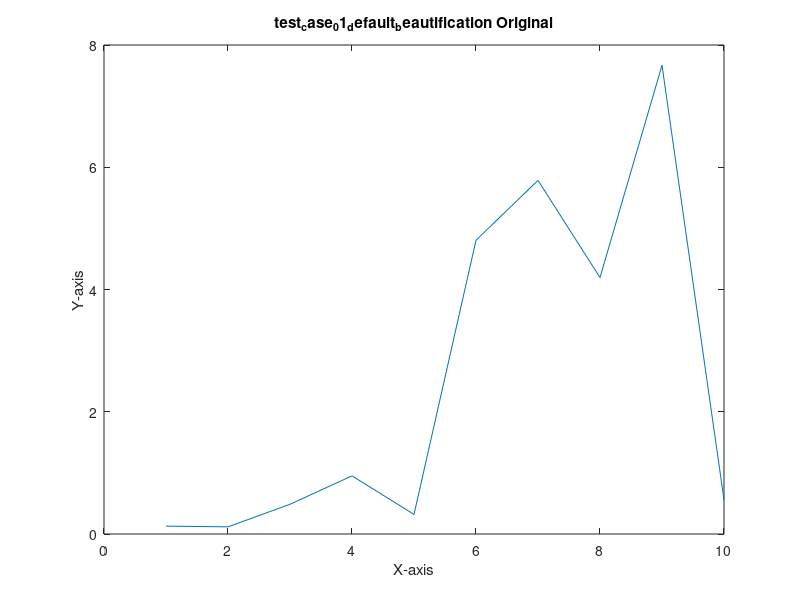
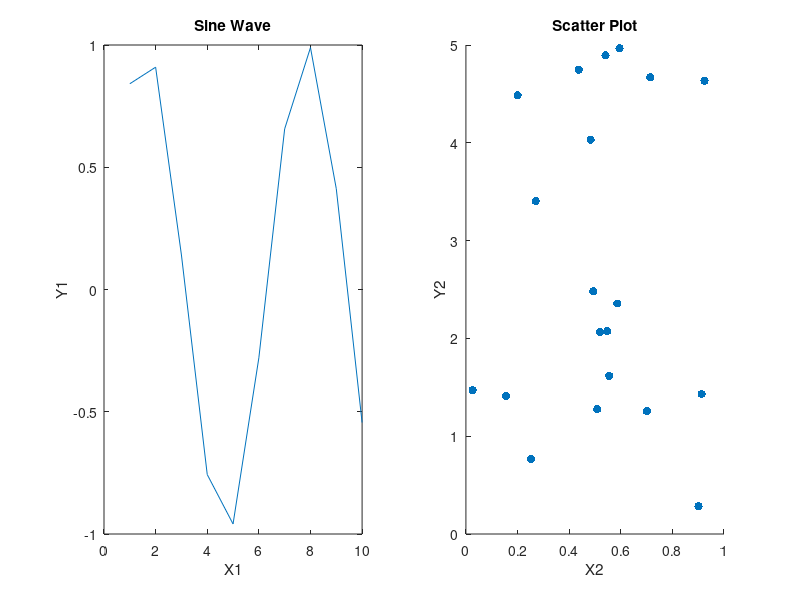

Reproduce these figures in MATLAB, in order. (Note: this script raises an error after producing the figures.)
% Test script for beautify_figure.m
% This script will test various functionalities of beautify_figure.m
% and allow for visual comparison of figures before and after beautification.
% -------------------------------------------------------------------------
% USER INSTRUCTIONS:
%
% Purpose:
%   This script tests the functionalities of `beautify_figure.m`.
%   It generates various plots, applies different beautification settings,
%   and saves 'original' and 'beautified' versions of these plots as PNG
%   images for visual comparison.
%
% Prerequisites:
%   1. Ensure `beautify_figure.m` is on the MATLAB path or in the same
%      directory as this test script. If not, you may need to use `addpath`.
%   2. If you have the 'cbrewer' package for color palettes, some tests
%      might implicitly use it if `beautify_figure` is configured to do so,
%      but it's not a hard requirement for this test script itself to run.
%
% How to Run:
%   1. Open this file (`test_beautify_figure.m`) in the MATLAB Editor.
%   2. Click the "Run" button, or type `test_beautify_figure` in the
%      MATLAB Command Window and press Enter.
%
% What to Expect:
%   - The script will execute a series of test cases. Console messages
%     will indicate the progress and which test case is running.
%   - For Test Case 8 (Log Level Control), you will be prompted to press Enter
%     to continue. Observe the MATLAB Command Window for differences in
%     output verbosity from `beautify_figure.m` during this test.
%   - "Original" and "Beautified" figures for each test case (or sub-case)
%     will be saved as PNG images in a subdirectory named 'test_beautify_output'
%     (created in the same directory where this script is run).
%   - At the end, a "Test Script Complete" message will be displayed. You can
%     then inspect the generated images in the 'test_beautify_output' folder.
%   - Figures generated during the tests are closed automatically after each
%     test case or sub-case to avoid clutter, except potentially the very
%     last one if `close all` in Teardown is commented out.
%
% Interpreting Results:
%   - Visually compare the 'original' and 'beautified' PNG images for each
%     test case in the 'test_beautify_output' directory.
%   - Check for any error messages in the MATLAB Command Window.
%   - For Test Case 6 (Export Functionality), verify that additional .png
%     and .pdf files (e.g., 'exported_figure_case_06.png', 
%     'exported_figure_case_06.pdf') are created in the output directory.
%
% -------------------------------------------------------------------------

%% Setup
% Add necessary paths (if beautify_figure.m is not in the current path)
% curr_dir = fileparts(mfilename('fullpath'));
% addpath(curr_dir); % Assuming beautify_figure.m is in the same directory as the test script

% Create an output directory for saved figures
output_dir = 'test_beautify_output';
if ~exist(output_dir, 'dir')
    mkdir(output_dir);
end
fprintf('Test figures will be saved in: %s\n', fullfile(pwd, output_dir));

% Initialize test case counter
test_case_idx = 1;

%% Helper Functions
% Function to save and compare figures (will be detailed in Plan Step 2)
% For now, a placeholder or a simple save function.
function save_comparison_figure(fig_handle, test_name, stage, output_dir_local)
    % stage can be 'original' or 'beautified'
    
    % Check if fig_handle is a valid figure handle
    if ~ishandle(fig_handle) || ~strcmp(get(fig_handle, 'Type'), 'figure')
        fprintf('ERROR: Invalid figure handle provided to save_comparison_figure for test: %s, stage: %s.\n', test_name, stage);
        return;
    end
    
    filename = fullfile(output_dir_local, sprintf('%s_%s.png', test_name, stage));
    try
        % Ensure figure is rendered before saving
        drawnow; 
        % For headless environments or ensuring proper saving, make figure visible briefly
        original_visibility = get(fig_handle, 'Visible');
        if strcmp(original_visibility, 'off')
            set(fig_handle, 'Visible', 'on');
            drawnow;
        end
        saveas(fig_handle, filename);
        fprintf('Saved: %s\n', filename);
        if strcmp(original_visibility, 'off') % Restore original visibility
            set(fig_handle, 'Visible', 'off');
        end
    catch ME
        fprintf('ERROR saving figure %s: %s\n', filename, ME.message);
    end
end

%% Test Cases

% --- Test Case 1: Default Beautification ---
fprintf('\n--- Running Test Case %d: Default Beautification ---\n', test_case_idx);
test_name_case1 = sprintf('test_case_%02d_default_beautification', test_case_idx);

% Create a simple line plot
fig1 = figure('Visible', 'off'); % Create invisible figure
plot(1:10, rand(1,10).* (1:10));
title([test_name_case1 ' Original']);
xlabel('X-axis');
ylabel('Y-axis');

% Save the original figure
save_comparison_figure(fig1, test_name_case1, 'original', output_dir);

% Apply beautify_figure() with no arguments
try
    beautify_figure(fig1); % Apply to the specific figure handle
    title([test_name_case1 ' Beautified']); % Update title
    fprintf('Applied beautify_figure() with default settings.\n');
    % Save the beautified figure
    save_comparison_figure(fig1, test_name_case1, 'beautified', output_dir);
catch ME
    fprintf('ERROR during Test Case 1 (Default Beautification): %s\n', ME.message);
end

% Close the figure for this test case
if ishandle(fig1); close(fig1); end

test_case_idx = test_case_idx + 1;

% --- Test Case 2: Style Presets ---
fprintf('\n--- Running Test Case %d: Style Presets ---\n', test_case_idx);
style_presets = {'default', 'publication', 'presentation_dark', 'presentation_light', 'minimalist'};

style_presets = {'default', 'publication', 'presentation_dark', 'presentation_light', 'minimalist'};
params_preset = struct(); % Define params_preset struct once before the loop

for i = 1:length(style_presets)
    current_preset = style_presets{i};
    test_name_case2 = sprintf('test_case_%02d_preset_%s', test_case_idx, current_preset);
    
    fprintf('  Testing preset: %s\n', current_preset);

    % Create a figure with two subplots
    fig2 = figure('Visible', 'off');
    subplot(1,2,1);
    plot(1:10, sin(1:10));
    title('Sine Wave');
    xlabel('X1');
    ylabel('Y1');

    subplot(1,2,2);
    scatter(rand(20,1), rand(20,1)*5, 'filled');
    title('Scatter Plot');
    xlabel('X2');
    ylabel('Y2');
    
    sgtitle([test_name_case2 ' Original']); % Super title for the whole figure

    % Save the original figure (for each preset, to have a clean comparison pair)
    save_comparison_figure(fig2, test_name_case2, 'original', output_dir);

    % Apply beautify_figure() with the current preset
    try
        params_preset.style_preset = current_preset; % Set the current preset
        beautify_figure(fig2, params_preset); % Apply to the specific figure handle
        sgtitle([test_name_case2 ' Beautified (' current_preset ')']); % Update super title
        fprintf('  Applied beautify_figure() with preset: %s\n', current_preset);
        
        % Save the beautified figure
        save_comparison_figure(fig2, test_name_case2, 'beautified', output_dir);
    catch ME
        fprintf('  ERROR during Test Case 2 (Preset: %s): %s\n', current_preset, ME.message);
    end

    % Close the figure for this specific preset test
    if ishandle(fig2); close(fig2); end
end

test_case_idx = test_case_idx + 1;

% --- Test Case 3: Specific Parameter Customization ---
fprintf('\n--- Running Test Case %d: Specific Parameter Customization ---\n', test_case_idx);
test_name_case3 = sprintf('test_case_%02d_custom_params', test_case_idx);

% Create a bar plot
fig3 = figure('Visible', 'off');
bar_data = rand(1,5)*10;
bar(bar_data);
title([test_name_case3 ' Original']);
xlabel('Category');
ylabel('Value');
set(gca, 'XTickLabel', {'A', 'B', 'C', 'D', 'E'});

% Save the original figure
save_comparison_figure(fig3, test_name_case3, 'original', output_dir);

% Define custom parameters
custom_params.theme = 'dark';
custom_params.font_name = 'Arial'; % A commonly available font
custom_params.plot_line_width = 2.5; % Bar edges are often related to line width
custom_params.color_palette = 'viridis'; % A perceptually uniform colormap
custom_params.grid_density = 'major_only';
% For bar plots, FaceColor might be more directly relevant than plot_line_width for the bars themselves.
% beautify_figure might handle this internally or apply plot_line_width to bar edges.
% The color_palette will likely affect the bar face colors.

fprintf('  Applying custom parameters: theme=''dark'', font_name=''Arial'', plot_line_width=2.5, color_palette=''viridis'', grid_density=''major_only''\n');

% Apply beautify_figure() with custom parameters
try
    beautify_figure(fig3, custom_params); % Apply to the specific figure handle
    title([test_name_case3 ' Beautified (Custom)']); % Update title
    fprintf('  Applied beautify_figure() with custom parameters.\n');
    
    % Save the beautified figure
    save_comparison_figure(fig3, test_name_case3, 'beautified', output_dir);
catch ME
    fprintf('  ERROR during Test Case 3 (Custom Parameters): %s\n', ME.message);
end

% Close the figure for this test case
if ishandle(fig3); close(fig3); end

test_case_idx = test_case_idx + 1;

% --- Test Case 4: Panel Labeling ---
fprintf('\n--- Running Test Case %d: Panel Labeling ---\n', test_case_idx);
test_name_case4 = sprintf('test_case_%02d_panel_labeling', test_case_idx);

% Create a figure with a 2x2 tiled layout
fig4 = figure('Visible', 'off', 'Position', [100, 100, 800, 700]); % Larger figure for tiled layout
tcl = tiledlayout(2,2, 'Padding', 'compact', 'TileSpacing', 'compact');
title(tcl, [test_name_case4 ' Original']); % Title for the tiled layout

% Add 4 plots
ax1 = nexttile;
plot(ax1, 1:10, rand(1,10));
title(ax1, 'Plot 1');

ax2 = nexttile;
scatter(ax2, rand(10,1), rand(10,1), 'r', 'filled');
title(ax2, 'Plot 2');

ax3 = nexttile;
plot(ax3, 1:20, cos((1:20)/pi));
title(ax3, 'Plot 3');

ax4 = nexttile;
bar(ax4, rand(1,3));
title(ax4, 'Plot 4');

% Save the original figure
save_comparison_figure(fig4, test_name_case4, 'original', output_dir);

% Define panel labeling parameters
panel_params.panel_labeling.enabled = true;
panel_params.panel_labeling.style = 'A';
panel_params.panel_labeling.position = 'northwest_inset';
panel_params.panel_labeling.font_scale_factor = 1.1;
panel_params.panel_labeling.font_weight = 'bold';
% panel_params.base_font_size = 8; % Example of potentially reducing base font size for dense plots

fprintf('  Enabling panel labeling: style=''A'', position=''northwest_inset''\n');

% Apply beautify_figure() with panel labeling settings
try
    beautify_figure(fig4, panel_params); % Apply to the specific figure handle
    title(tcl, [test_name_case4 ' Beautified (Panel Labels)']); % Update tiled layout title
    fprintf('  Applied beautify_figure() with panel labeling.\n');
    
    % Save the beautified figure
    save_comparison_figure(fig4, test_name_case4, 'beautified', output_dir);
catch ME
    fprintf('  ERROR during Test Case 4 (Panel Labeling): %s\n', ME.message);
end

% Close the figure for this test case
if ishandle(fig4); close(fig4); end

test_case_idx = test_case_idx + 1;

% --- Test Case 5: Statistics Overlay ---
fprintf('\n--- Running Test Case %d: Statistics Overlay ---\n', test_case_idx);
test_name_case5 = sprintf('test_case_%02d_stats_overlay', test_case_idx);

% Create a line plot with some noise
fig5 = figure('Visible', 'off');
x_data = 1:50;
y_data = 5*sin(x_data/5) + randn(1,50)*2 + 10; % Sinusoidal with noise
plot(x_data, y_data, 'Tag', 'NoisyDataLine', 'LineWidth', 1); % Assign a Tag
title([test_name_case5 ' Original']);
xlabel('Time (s)');
ylabel('Signal Strength (mV)');
grid on;

% Save the original figure
save_comparison_figure(fig5, test_name_case5, 'original', output_dir);

% Define statistics overlay parameters
stats_params.stats_overlay.enabled = true;
stats_params.stats_overlay.target_plot_handle_tag = 'NoisyDataLine';
stats_params.stats_overlay.statistics = {'mean', 'std', 'N', 'min', 'max'};
stats_params.stats_overlay.position = 'northeast_inset';
stats_params.stats_overlay.precision = 3;
stats_params.stats_overlay.font_scale_factor = 0.85;
stats_params.stats_overlay.background_color = [0.95 0.95 0.95]; % Light gray background
stats_params.stats_overlay.edge_color = 'black';

fprintf('  Enabling stats overlay: target_tag=''NoisyDataLine'', stats={''mean'', ''std'', ''N'', ''min'', ''max''}\n');

% Apply beautify_figure() with statistics overlay settings
try
    beautify_figure(fig5, stats_params); % Apply to the specific figure handle
    title([test_name_case5 ' Beautified (Stats Overlay)']); % Update title
    fprintf('  Applied beautify_figure() with statistics overlay.\n');
    
    % Save the beautified figure
    save_comparison_figure(fig5, test_name_case5, 'beautified', output_dir);
catch ME
    fprintf('  ERROR during Test Case 5 (Statistics Overlay): %s\n', ME.message);
end

% Close the figure for this test case
if ishandle(fig5); close(fig5); end

test_case_idx = test_case_idx + 1;

% --- Test Case 6: Export Functionality ---
fprintf('\n--- Running Test Case %d: Export Functionality ---\n', test_case_idx);
test_name_case6 = sprintf('test_case_%02d_export', test_case_idx);
export_filename_base = fullfile(output_dir, sprintf('exported_figure_case_%02d', test_case_idx));

% Create a simple surface plot
fig6 = figure('Visible', 'off');
[X, Y, Z] = peaks(25);
surf(X, Y, Z);
colormap jet; % Use a common colormap
title([test_name_case6 ' Original']);
xlabel('X-axis'); ylabel('Y-axis'); zlabel('Z-axis');
axis tight;

% Save the original figure (as PNG via helper)
save_comparison_figure(fig6, test_name_case6, 'original', output_dir);

% Define export parameters
export_params.export_settings.enabled = true;
export_params.export_settings.filename = export_filename_base; % Base name for export
export_params.export_settings.format = 'png'; % Will export as export_filename_base.png
export_params.export_settings.resolution = 150; % Lower res for test speed
export_params.export_settings.open_exported_file = false; % Do not open during test

% Also test PDF export by running beautify_figure again with different export format
export_params_pdf = export_params;
export_params_pdf.export_settings.format = 'pdf';

fprintf('  Configuring export: PNG and PDF to filenames starting with "%s"\n', export_filename_base);

try
    % --- Test PNG Export ---
    fprintf('  Applying beautify_figure() with PNG export enabled.\n');
    % Need to ensure the figure state is reset if we apply beautify_figure multiple times
    % or make a copy. For this test, let's use the same figure sequentially.
    % The first beautify_figure call will alter fig6.
    beautify_figure(fig6, export_params); 
    title([test_name_case6 ' Beautified (PNG Export Attempted)']);
    
    % Save the beautified figure (as PNG via helper for comparison)
    save_comparison_figure(fig6, test_name_case6, 'beautified_for_png_export_test', output_dir);
    
    % Verify PNG export
    expected_png_file = [export_filename_base '.' export_params.export_settings.format];
    if exist(expected_png_file, 'file')
        fprintf('  SUCCESS: Exported PNG file found: %s\n', expected_png_file);
    else
        fprintf('  FAILURE: Exported PNG file NOT found: %s\n', expected_png_file);
    end

    % --- Test PDF Export ---
    % Re-apply beautification with PDF export settings. 
    % Note: beautify_figure will be applied again to an already beautified figure if not careful.
    % For a clean test, ideally, one would restart with the original figure.
    % However, the primary goal here is to check if the export mechanism works.
    % Let's create a NEW figure for the PDF export test based on the original data for cleaner separation.
    
    fig6_pdf_test = figure('Visible', 'off');
    surf(X,Y,Z); colormap jet; 
    title([test_name_case6 ' Original for PDF']); 
    xlabel('X-axis'); ylabel('Y-axis'); zlabel('Z-axis'); axis tight;
    % No need to save this original via helper, its purpose is for export testing.

    fprintf('  Applying beautify_figure() with PDF export enabled to a fresh figure.\n');
    beautify_figure(fig6_pdf_test, export_params_pdf);
    % No need to save this via helper, its purpose is for export file generation.
    
    % Verify PDF export
    expected_pdf_file = [export_filename_base '.' export_params_pdf.export_settings.format];
    if exist(expected_pdf_file, 'file')
        fprintf('  SUCCESS: Exported PDF file found: %s\n', expected_pdf_file);
    else
        fprintf('  FAILURE: Exported PDF file NOT found: %s\n', expected_pdf_file);
    end
    if ishandle(fig6_pdf_test); close(fig6_pdf_test); end

catch ME
    fprintf('  ERROR during Test Case 6 (Export Functionality): %s\n', ME.message);
end

% Close the main figure for this test case
if ishandle(fig6); close(fig6); end

test_case_idx = test_case_idx + 1;

% --- Test Case 7: Applying to Specific Axes ---
fprintf('\n--- Running Test Case %d: Applying to Specific Axes ---\n', test_case_idx);
test_name_case7 = sprintf('test_case_%02d_specific_axes', test_case_idx);

% Create a figure with two subplots
fig7 = figure('Visible', 'off', 'Position', [100, 100, 900, 400]); % Wider figure
ax1_fig7 = subplot(1,2,1);
plot(ax1_fig7, 1:10, rand(1,10).*exp(0.2*(1:10)));
title(ax1_fig7, 'Subplot 1 (Target for Beautify)');
xlabel(ax1_fig7, 'X1');
ylabel(ax1_fig7, 'Y1');

ax2_fig7 = subplot(1,2,2);
plot(ax2_fig7, 1:10, (10-(1:10)).*rand(1,10));
title(ax2_fig7, 'Subplot 2 (Should Remain Original)');
xlabel(ax2_fig7, 'X2');
ylabel(ax2_fig7, 'Y2');

sgtitle(fig7, [test_name_case7 ' Original']);

% Save the original figure
save_comparison_figure(fig7, test_name_case7, 'original', output_dir);

% Define parameters for the specific axis
% These parameters should make a clear visual difference.
specific_axis_params.base_font_size = 16; % Larger font size
specific_axis_params.font_name = 'Courier New'; % Distinct font
specific_axis_params.theme = 'dark'; 
% Note: Applying a 'dark' theme to only one subplot while the figure background 
% remains default light might look unusual, but it will clearly show if beautify_figure
% correctly targets only the specified axes for font and color changes it controls.
% The figure background itself is a figure-level property.

fprintf('  Applying beautify_figure to first subplot with: base_font_size=16, font_name=''Courier New'', theme=''dark''\n');

% Apply beautify_figure() to the first subplot only
try
    beautify_figure(ax1_fig7, specific_axis_params); % Pass axes handle and params
    sgtitle(fig7, [test_name_case7 ' Beautified (Subplot 1 Only)']); % Update super title
    % The title of ax1_fig7 might be altered by beautify_figure, that's expected.
    fprintf('  Applied beautify_figure() to specific axes.\n');
    
    % Save the beautified figure (showing one modified, one original subplot)
    save_comparison_figure(fig7, test_name_case7, 'beautified', output_dir);
catch ME
    fprintf('  ERROR during Test Case 7 (Specific Axes): %s\n', ME.message);
end

% Close the figure for this test case
if ishandle(fig7); close(fig7); end

test_case_idx = test_case_idx + 1;

% --- Test Case 8: Log Level Control ---
fprintf('\n--- Running Test Case %d: Log Level Control ---\n', test_case_idx);
% This test primarily involves observing command window output.

% --- Sub-case 8.1: Log Level 0 (Silent) ---
test_name_case8_silent = sprintf('test_case_%02d_loglevel_0_silent', test_case_idx);
fprintf('  Running with log_level = 0 (Silent). Expect minimal to no output from beautify_figure.\n');

fig8_silent = figure('Visible', 'off');
plot(1:5, rand(1,5));
title([test_name_case8_silent ' Original']);

% Save original for reference (optional for this test, but good for consistency)
save_comparison_figure(fig8_silent, test_name_case8_silent, 'original', output_dir);

log_params_silent.log_level = 0;
try
    beautify_figure(fig8_silent, log_params_silent);
    title([test_name_case8_silent ' Beautified (Log Level 0)']);
    save_comparison_figure(fig8_silent, test_name_case8_silent, 'beautified', output_dir);
    fprintf('  Applied beautify_figure with log_level = 0.\n');
catch ME
    fprintf('  ERROR during Test Case 8 (Log Level 0): %s\n', ME.message);
end
if ishandle(fig8_silent); close(fig8_silent); end

input('  Press Enter to continue to Log Level 2 (Detailed) test...\n', 's'); % Pause for user to observe

% --- Sub-case 8.2: Log Level 2 (Detailed) ---
test_name_case8_detailed = sprintf('test_case_%02d_loglevel_2_detailed', test_case_idx);
fprintf('  Running with log_level = 2 (Detailed). Expect verbose output from beautify_figure.\n');

fig8_detailed = figure('Visible', 'off');
plot(1:5, rand(1,5)); % Similar plot
title([test_name_case8_detailed ' Original']);

% Save original for reference
save_comparison_figure(fig8_detailed, test_name_case8_detailed, 'original', output_dir);

log_params_detailed.log_level = 2;
try
    beautify_figure(fig8_detailed, log_params_detailed);
    title([test_name_case8_detailed ' Beautified (Log Level 2)']);
    save_comparison_figure(fig8_detailed, test_name_case8_detailed, 'beautified', output_dir);
    fprintf('  Applied beautify_figure with log_level = 2.\n');
catch ME
    fprintf('  ERROR during Test Case 8 (Log Level 2): %s\n', ME.message);
end
if ishandle(fig8_detailed); close(fig8_detailed); end

fprintf('  Test Case 8 (Log Level Control) complete. Please review command window output for verbosity differences.\n');
test_case_idx = test_case_idx + 1;

% --- Test Case 9: Different Plot Types ---
fprintf('\n--- Running Test Case %d: Different Plot Types ---\n', test_case_idx);

% --- Sub-case 9.1: Error Bar Plot ---
test_name_case9_errorbar = sprintf('test_case_%02d_errorbar_plot', test_case_idx);
fprintf('  Running Sub-case 9.1: Error Bar Plot with default beautification.\n');

fig9_errorbar = figure('Visible', 'off');
x_eb = 1:5;
y_eb = [2 4 3 5 4.5];
err_eb = rand(1,5) * 0.5 + 0.2; % Random errors
errorbar(x_eb, y_eb, err_eb, '-s', 'MarkerSize', 8,...
    'MarkerEdgeColor','red','MarkerFaceColor','red', 'CapSize', 8);
title([test_name_case9_errorbar ' Original']);
xlabel('Group');
ylabel('Measurement +/- Error');
grid on;

save_comparison_figure(fig9_errorbar, test_name_case9_errorbar, 'original', output_dir);

try
    beautify_figure(fig9_errorbar); % Default beautification
    title([test_name_case9_errorbar ' Beautified']);
    save_comparison_figure(fig9_errorbar, test_name_case9_errorbar, 'beautified', output_dir);
    fprintf('  Applied default beautify_figure to Error Bar Plot.\n');
catch ME
    fprintf('  ERROR during Test Case 9.1 (Error Bar Plot): %s\n', ME.message);
end
if ishandle(fig9_errorbar); close(fig9_errorbar); end

% --- Sub-case 9.2: Histogram ---
test_name_case9_histogram = sprintf('test_case_%02d_histogram_plot', test_case_idx);
fprintf('  Running Sub-case 9.2: Histogram with default beautification.\n');

fig9_histogram = figure('Visible', 'off');
data_hist = randn(1000,1) * 2 + 5; % Normally distributed data
histogram(data_hist, 20, 'FaceColor', 'm', 'EdgeColor', 'b'); % Specify some initial colors
title([test_name_case9_histogram ' Original']);
xlabel('Value Bins');
ylabel('Frequency');
grid on;

save_comparison_figure(fig9_histogram, test_name_case9_histogram, 'original', output_dir);

try
    beautify_figure(fig9_histogram); % Default beautification
    title([test_name_case9_histogram ' Beautified']);
    save_comparison_figure(fig9_histogram, test_name_case9_histogram, 'beautified', output_dir);
    fprintf('  Applied default beautify_figure to Histogram.\n');
catch ME
    fprintf('  ERROR during Test Case 9.2 (Histogram): %s\n', ME.message);
end
if ishandle(fig9_histogram); close(fig9_histogram); end

fprintf('  Test Case 9 (Different Plot Types) complete.\n');
test_case_idx = test_case_idx + 1;

% --- Test Case 10: Advanced Line Plot Features ---
fprintf('\n--- Running Test Case %d: Advanced Line Plot Features ---\n', test_case_idx);

% --- Sub-case 10.1: Cycle Styles & Custom Palette ---
test_name_case10_styles = sprintf('test_case_%02d_adv_line_styles_palette', test_case_idx);
fprintf('  Running Sub-case 10.1: Cycle Marker/Line Styles & Custom RGB Palette\n');

fig10_styles = figure('Visible', 'off', 'Position', [100,100,700,500]);
hold on;
plot(1:10, rand(1,10)+1, 'DisplayName', 'Series 1');
plot(1:10, rand(1,10)+3, 'DisplayName', 'Series 2');
plot(1:10, rand(1,10)+5, 'DisplayName', 'Series 3');
plot(1:10, rand(1,10)+7, 'DisplayName', 'Series 4');
hold off;
title([test_name_case10_styles ' Original']);
xlabel('X-axis'); ylabel('Y-axis'); grid on;
legend show;

save_comparison_figure(fig10_styles, test_name_case10_styles, 'original', output_dir);

adv_line_params.cycle_marker_styles = true;
adv_line_params.cycle_line_styles = true;
adv_line_params.custom_color_palette = [ % Define a 4x3 RGB matrix
    1 0 0;   % Red
    0 1 0;   % Green
    0 0 1;   % Blue
    1 0 1    % Magenta
];
adv_line_params.color_palette = 'custom'; % Important: to use custom_color_palette

% Optional: to make cycling more evident if default thresholds are high for 4 lines
adv_line_params.marker_cycle_threshold = 2; 
adv_line_params.line_style_cycle_threshold = 1; 

fprintf('  Params: cycle_marker_styles=true, cycle_line_styles=true, custom RGB palette, color_palette=''custom''\n');

try
    beautify_figure(fig10_styles, adv_line_params);
    title([test_name_case10_styles ' Beautified']);
    save_comparison_figure(fig10_styles, test_name_case10_styles, 'beautified', output_dir);
    fprintf('  Applied beautify_figure for cycle styles & custom palette.\n');
catch ME
    fprintf('  ERROR during Test Case 10.1 (Cycle Styles): %s\n', ME.message);
end
if ishandle(fig10_styles); close(fig10_styles); end

% --- Sub-case 10.2: Global Font Scale Factor ---
test_name_case10_fontscale = sprintf('test_case_%02d_adv_font_scale', test_case_idx);
fprintf('  Running Sub-case 10.2: Global Font Scale Factor\n');

% Figure 1: Default scale (or explicit 1.0)
fig10_fontscale1 = figure('Visible', 'off');
plot(1:10, rand(1,10));
title([test_name_case10_fontscale ' Original (Scale 1.0)']);
xlabel('X-axis'); ylabel('Y-axis');
save_comparison_figure(fig10_fontscale1, [test_name_case10_fontscale '_scale_1_0'], 'original', output_dir);

font_scale_params1.global_font_scale_factor = 1.0; % Explicit default
try
    beautify_figure(fig10_fontscale1, font_scale_params1);
    title([test_name_case10_fontscale ' Beautified (Scale 1.0)']);
    save_comparison_figure(fig10_fontscale1, [test_name_case10_fontscale '_scale_1_0'], 'beautified', output_dir);
    fprintf('  Applied beautify_figure with global_font_scale_factor = 1.0\n');
catch ME
    fprintf('  ERROR during Test Case 10.2 (Font Scale 1.0): %s\n', ME.message);
end
if ishandle(fig10_fontscale1); close(fig10_fontscale1); end

% Figure 2: Larger scale (e.g., 1.5)
fig10_fontscale2 = figure('Visible', 'off');
plot(1:10, rand(1,10)); % Same plot data
title([test_name_case10_fontscale ' Original (Scale 1.5)']); % Title indicates intended scale for clarity
xlabel('X-axis'); ylabel('Y-axis');
save_comparison_figure(fig10_fontscale2, [test_name_case10_fontscale '_scale_1_5'], 'original', output_dir);

font_scale_params2.global_font_scale_factor = 1.5;
fprintf('  Params: global_font_scale_factor = 1.5\n');
try
    beautify_figure(fig10_fontscale2, font_scale_params2);
    title([test_name_case10_fontscale ' Beautified (Scale 1.5)']);
    save_comparison_figure(fig10_fontscale2, [test_name_case10_fontscale '_scale_1_5'], 'beautified', output_dir);
    fprintf('  Applied beautify_figure with global_font_scale_factor = 1.5\n');
catch ME
    fprintf('  ERROR during Test Case 10.2 (Font Scale 1.5): %s\n', ME.message);
end
if ishandle(fig10_fontscale2); close(fig10_fontscale2); end

test_case_idx = test_case_idx + 1;

% --- Test Case 11: Axes Styling Options ---
fprintf('\n--- Running Test Case %d: Axes Styling Options ---\n', test_case_idx);

% --- Sub-case 11.1: axis_box_style = 'off' ---
test_name_case11_box_off = sprintf('test_case_%02d_axes_box_off', test_case_idx);
fprintf('  Running Sub-case 11.1: axis_box_style = ''off''\n');

fig11_box_off = figure('Visible', 'off');
plot(1:10, rand(1,10));
title([test_name_case11_box_off ' Original']);
xlabel('X-axis'); ylabel('Y-axis'); grid on;

save_comparison_figure(fig11_box_off, test_name_case11_box_off, 'original', output_dir);

box_off_params.axis_box_style = 'off';
fprintf('  Params: axis_box_style = ''off''\n');
try
    beautify_figure(fig11_box_off, box_off_params);
    title([test_name_case11_box_off ' Beautified (Box Off)']);
    save_comparison_figure(fig11_box_off, test_name_case11_box_off, 'beautified', output_dir);
    fprintf('  Applied beautify_figure with axis_box_style = ''off''.\n');
catch ME
    fprintf('  ERROR during Test Case 11.1 (Box Off): %s\n', ME.message);
end
if ishandle(fig11_box_off); close(fig11_box_off); end

% --- Sub-case 11.2: axes_layer = 'bottom' ---
test_name_case11_layer_bottom = sprintf('test_case_%02d_axes_layer_bottom', test_case_idx);
fprintf('  Running Sub-case 11.2: axes_layer = ''bottom''\n');

fig11_layer_bottom = figure('Visible', 'off');
% For axes_layer='bottom' to be visible, plot elements should obscure the grid if grid is on top.
% If grid is part of axes and axes is at bottom, plot elements should be on top of grid.
hold on;
x_data_layer = 1:0.1:10;
y_data_layer = sin(x_data_layer);
plot(x_data_layer, y_data_layer, 'b', 'LineWidth', 2); % Line plot
h_patch = patch([2 4 4 2], [-0.5 -0.5 0.5 0.5], 'red', 'FaceAlpha', 0.3, 'EdgeColor', 'none'); % A patch object
hold off;
grid on; % Ensure grid is on to see its layering
title([test_name_case11_layer_bottom ' Original']);
xlabel('X-axis'); ylabel('Y-axis');
legend({'Line', 'Patch'}, 'Location', 'northwest');

save_comparison_figure(fig11_layer_bottom, test_name_case11_layer_bottom, 'original', output_dir);

layer_bottom_params.axes_layer = 'bottom';
% Optional: ensure grid is on to make layer effect visible
layer_bottom_params.grid_density = 'normal'; 
fprintf('  Params: axes_layer = ''bottom'', grid_density = ''normal''\n');

try
    beautify_figure(fig11_layer_bottom, layer_bottom_params);
    title([test_name_case11_layer_bottom ' Beautified (Layer Bottom)']);
    save_comparison_figure(fig11_layer_bottom, test_name_case11_layer_bottom, 'beautified', output_dir);
    fprintf('  Applied beautify_figure with axes_layer = ''bottom''. Grid lines should be behind plot elements.\n');
catch ME
    fprintf('  ERROR during Test Case 11.2 (Layer Bottom): %s\n', ME.message);
end
if ishandle(fig11_layer_bottom); close(fig11_layer_bottom); end

test_case_idx = test_case_idx + 1;

% --- Test Case 12: Legend Specifics ---
fprintf('\n--- Running Test Case %d: Legend Specifics ---\n', test_case_idx);

% --- Sub-case 12.1: Legend Location & Interactive ---
test_name_case12_location = sprintf('test_case_%02d_legend_location_interactive', test_case_idx);
fprintf('  Running Sub-case 12.1: legend_location & interactive_legend=true\n');

fig12_loc = figure('Visible', 'off');
hold on;
plot(1:10, rand(1,10), 'DisplayName', 'Data A');
plot(1:10, rand(1,10)+1, 'DisplayName', 'Data B');
hold off;
title([test_name_case12_location ' Original']);
xlabel('X'); ylabel('Y'); grid on;
legend show; % Show default legend initially

save_comparison_figure(fig12_loc, test_name_case12_location, 'original', output_dir);

leg_loc_params.legend_location = 'northeastoutside';
leg_loc_params.interactive_legend = true; % Should run without error
fprintf('  Params: legend_location=''northeastoutside'', interactive_legend=true\n');
try
    beautify_figure(fig12_loc, leg_loc_params);
    title([test_name_case12_location ' Beautified (Legend NE Outside, Interactive)']);
    save_comparison_figure(fig12_loc, test_name_case12_location, 'beautified', output_dir);
    fprintf('  Applied beautify_figure. Check legend position and for no errors with interactive_legend.\n');
catch ME
    fprintf('  ERROR during Test Case 12.1 (Legend Location/Interactive): %s\n', ME.message);
end
if ishandle(fig12_loc); close(fig12_loc); end

% --- Sub-case 12.2: smart_legend_display = false ---
test_name_case12_smart = sprintf('test_case_%02d_legend_smart_false', test_case_idx);
fprintf('  Running Sub-case 12.2: smart_legend_display = false (single item legend)\n');

fig12_smart = figure('Visible', 'off');
plot(1:10, rand(1,10), 'DisplayName', 'Single Series'); % Only one plottable item with DisplayName
title([test_name_case12_smart ' Original (No Legend Expected)']);
xlabel('X'); ylabel('Y'); grid on;
% No explicit legend command here, relying on smart_legend_display logic in beautify_figure

save_comparison_figure(fig12_smart, test_name_case12_smart, 'original', output_dir);

leg_smart_params.smart_legend_display = false;
leg_smart_params.legend_force_single_entry = true; % Ensure single entry is shown if not smart
fprintf('  Params: smart_legend_display=false, legend_force_single_entry=true\n');
try
    beautify_figure(fig12_smart, leg_smart_params);
    title([test_name_case12_smart ' Beautified (Legend Forced for Single Item)']);
    save_comparison_figure(fig12_smart, test_name_case12_smart, 'beautified', output_dir);
    fprintf('  Applied beautify_figure. Legend should be visible for the single series.\n');
catch ME
    fprintf('  ERROR during Test Case 12.2 (Smart Legend False): %s\n', ME.message);
end
if ishandle(fig12_smart); close(fig12_smart); end

test_case_idx = test_case_idx + 1;

% --- Test Case 13: Plot with Colorbar ---
test_name_case13_colorbar = sprintf('test_case_%02d_plot_with_colorbar', test_case_idx);
fprintf('\n--- Running Test Case %d: Plot with Colorbar (Default Beautification) ---\n', test_case_idx);

fig13_cb = figure('Visible', 'off');
[X, Y, Z] = peaks(25); % Re-use peaks data
contourf(X, Y, Z, 10); % Filled contour plot, 10 levels
h_cb = colorbar; % Add colorbar
xlabel('X-axis'); ylabel('Y-axis');
title([test_name_case13_colorbar ' Original']);
ylabel(h_cb, 'Colorbar Units'); % Add a label to the colorbar itself

save_comparison_figure(fig13_cb, test_name_case13_colorbar, 'original', output_dir);

% No specific params, testing default beautification of colorbar
% (apply_to_colorbars is true by default in beautify_figure)
fprintf('  Applying default beautify_figure. Expect colorbar to be beautified.\n');
try
    beautify_figure(fig13_cb); % Apply default beautification
    title([test_name_case13_colorbar ' Beautified']);
    % beautify_figure should also have beautified h_cb.Label if it exists
    save_comparison_figure(fig13_cb, test_name_case13_colorbar, 'beautified', output_dir);
    fprintf('  Applied default beautify_figure. Check appearance of plot and colorbar.\n');
catch ME
    fprintf('  ERROR during Test Case 13 (Plot with Colorbar): %s\n', ME.message);
end
if ishandle(fig13_cb); close(fig13_cb); end

test_case_idx = test_case_idx + 1;

% --- Test Case 14: Polar Plot ---
test_name_case14_polar = sprintf('test_case_%02d_polar_plot', test_case_idx);
fprintf('\n--- Running Test Case %d: Polar Plot (Default Beautification) ---\n', test_case_idx);

fig14_polar = figure('Visible', 'off');
theta = 0:0.01:2*pi;
rho = abs(sin(2*theta).*cos(2*theta)); % Example data for a flower shape
polarplot(theta, rho, 'r', 'LineWidth', 1.5); % Use polarplot

pax = gca; % Get polar axes handle
pax.ThetaZeroLocation = 'top';
pax.ThetaDir = 'clockwise';
title([test_name_case14_polar ' Original']);
% For polar plots, titles are often set directly on the polar axes:
% title(pax, [test_name_case14_polar ' Original']); 
% However, beautify_figure might interact with figure title or sgtitle by default.
% Let's stick to the figure title for consistency with other tests for now.

save_comparison_figure(fig14_polar, test_name_case14_polar, 'original', output_dir);

% No specific params, testing default beautification of polar plot
% (apply_to_polaraxes is true by default in beautify_figure)
fprintf('  Applying default beautify_figure. Expect polar plot to be beautified.\n');
try
    beautify_figure(fig14_polar); % Apply default beautification
    title([test_name_case14_polar ' Beautified']); 
    % If title was on pax, it would be: title(pax, [test_name_case14_polar ' Beautified']);
    save_comparison_figure(fig14_polar, test_name_case14_polar, 'beautified', output_dir);
    fprintf('  Applied default beautify_figure. Check appearance of polar plot.\n');
catch ME
    fprintf('  ERROR during Test Case 14 (Polar Plot): %s\n', ME.message);
end
if ishandle(fig14_polar); close(fig14_polar); end

test_case_idx = test_case_idx + 1;

% --- Test Case 15: LaTeX in Labels ---
test_name_case15_latex = sprintf('test_case_%02d_latex_labels', test_case_idx);
fprintf('\n--- Running Test Case %d: LaTeX in Labels (Default Beautification) ---\n', test_case_idx);

fig15_latex = figure('Visible', 'off');
x_latex = 0:0.1:2*pi;
y_latex = sin(x_latex);
plot(x_latex, y_latex, 'LineWidth', 1);

% Add title and labels with LaTeX strings
title_str_orig = 'Plot of $y = \sin(x)$ with $\Sigma_{i=1}^N x_i$';
xlabel_str_orig = 'Angle $\theta$ (radians)';
ylabel_str_orig = 'Amplitude $\alpha^2$';

title(title_str_orig, 'Interpreter', 'latex'); % Set interpreter for original to see it
xlabel(xlabel_str_orig, 'Interpreter', 'latex');
ylabel(ylabel_str_orig, 'Interpreter', 'latex');
grid on;

% To make the test more explicit for auto_latex_interpreter_for_labels,
% we will save this original with its LaTeX interpreter set.
% beautify_figure is expected to preserve or re-apply LaTeX if detected.

save_comparison_figure(fig15_latex, test_name_case15_latex, 'original', output_dir);

% No specific params for beautify_figure call.
% We are testing the default behavior of auto_latex_interpreter_for_labels (true by default)
% and force_latex_if_dollar_present (true by default).
fprintf('  Applying default beautify_figure. Expect LaTeX in labels to be rendered correctly.\n');
fprintf('  Original title: %s\n', title_str_orig); % Print to console for reference
fprintf('  Original xlabel: %s\n', xlabel_str_orig);
fprintf('  Original ylabel: %s\n', ylabel_str_orig);

try
    beautify_figure(fig15_latex); % Apply default beautification
    
    % Check current text of labels/title after beautification for comparison
    % (beautify_figure might re-format the string slightly, e.g. newlines)
    current_title = get(get(gca,'Title'),'String');
    current_xlabel = get(get(gca,'XLabel'),'String');
    current_ylabel = get(get(gca,'YLabel'),'String');
    
    fprintf('  Beautified title string (may differ slightly due to processing): %s\n', current_title);
    fprintf('  Beautified xlabel string: %s\n', current_xlabel);
    fprintf('  Beautified ylabel string: %s\n', current_ylabel);
    
    % For the saved figure, the title is just generic "Beautified"
    % The key is visual inspection of the saved image for LaTeX rendering.
    title([test_name_case15_latex ' Beautified (LaTeX Check)']);

    save_comparison_figure(fig15_latex, test_name_case15_latex, 'beautified', output_dir);
    fprintf('  Applied default beautify_figure. Check appearance of LaTeX in labels in the saved image.\n');
catch ME
    fprintf('  ERROR during Test Case 15 (LaTeX in Labels): %s\n', ME.message);
end
if ishandle(fig15_latex); close(fig15_latex); end

test_case_idx = test_case_idx + 1;

% --- Test Case 16: Object Exclusion ---
test_name_case16_exclusion = sprintf('test_case_%02d_object_exclusion', test_case_idx);
fprintf('\n--- Running Test Case %d: Object Exclusion by Tag ---\n', test_case_idx);

fig16_exclude = figure('Visible', 'off');
hold on;
% Line 1: To be beautified
line1 = plot(1:10, rand(1,10)+2, 'LineWidth', 1, 'Color', 'blue', 'Marker', 'o');
% Line 2: To be excluded, give it a specific tag and distinct original style
line2 = plot(1:10, rand(1,10), 'LineWidth', 3, 'Color', 'red', 'Marker', 'x', 'Tag', 'ExcludeThisLine');
hold off;
title([test_name_case16_exclusion ' Original']);
xlabel('X-axis'); ylabel('Y-axis'); grid on;
legend({'Line 1 (Beautify)', 'Line 2 (Exclude)'});

% Store original properties of Line 2 for later comparison (optional, for programmatic check)
original_line2_linewidth = line2.LineWidth;
original_line2_color = line2.Color;
original_line2_marker = line2.Marker;

save_comparison_figure(fig16_exclude, test_name_case16_exclusion, 'original', output_dir);

% Define parameters for exclusion
exclude_params.exclude_object_tags = {'ExcludeThisLine'};
% Forcing a style that would clearly change Line 1 if applied to Line 2
exclude_params.plot_line_width = 0.5; 
exclude_params.color_palette = 'lines'; % Use a standard palette that would change blue/red

fprintf('  Excluding objects with tag ''ExcludeThisLine''. Applying plot_line_width=0.5.\n');

try
    beautify_figure(fig16_exclude, exclude_params);
    title([test_name_case16_exclusion ' Beautified (One Line Excluded)']);
    save_comparison_figure(fig16_exclude, test_name_case16_exclusion, 'beautified', output_dir);
    
    % Verification (optional, for programmatic check if desired, visual is primary)
    if isvalid(line2) && ...
       line2.LineWidth == original_line2_linewidth && ...
       isequal(line2.Color, original_line2_color) && ...
       strcmp(line2.Marker, original_line2_marker)
        fprintf('  VERIFICATION SUCCESS: Tagged line appears to have retained its original style.\n');
    else
        fprintf('  VERIFICATION WARNING: Tagged line style may have changed or handle is invalid.\n');
        if isvalid(line2)
            fprintf('    Current LW: %.2f (Original: %.2f)\n', line2.LineWidth, original_line2_linewidth);
            fprintf('    Current Color: [%.2f %.2f %.2f] (Original: [%.2f %.2f %.2f])\n', line2.Color, original_line2_color);
            fprintf('    Current Marker: %s (Original: %s)\n', line2.Marker, original_line2_marker);
        end
    end
    fprintf('  Applied beautify_figure. Check that the red, thick, x-marked line retained its original style.\n');
    
catch ME
    fprintf('  ERROR during Test Case 16 (Object Exclusion): %s\n', ME.message);
end
if ishandle(fig16_exclude); close(fig16_exclude); end

test_case_idx = test_case_idx + 1;


%% Teardown
fprintf('\n--- Test Script Complete ---\n');
fprintf('Please check the "%s" directory for saved figures.\n', output_dir);
fprintf('For Test Case 8 (Log Level), please check the MATLAB command window output during the test run.\n');

% Close all figures
% close all; % Commented out for now to allow user to see last figures if run interactively. 
             % Can be enabled for fully automated runs.

fprintf('Done.\n');
